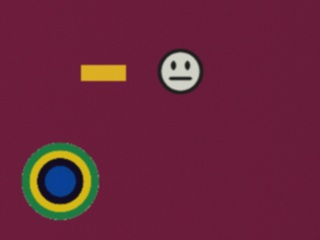
#> input picture ejemplos/fondo_colores_FAKE_0027_BBKYG.jpg, 320 x 240 px
$ python -i pipeline.py   (imports and definitions only)
#> lines starting #> are read from the running program, lines starting #| are printed output that depends on the picture; after the words box and inside, x2 and y2 are one past the last pixel; in counts of white or black regions, pixels touching at a corner belong together
### cognitive/colors.py
"""Clasificación de píxeles en los 5 colores del target (o fondo).

Dos modos:
  - HSV con reglas (por defecto, no necesita calibración).
  - Prototipos LAB calibrados con fotos reales (tools/calibrate_colors.py).
    Más robusto ante cambios de luz.

Índices: 0 negro, 1 rojo, 2 amarillo, 3 verde, 4 azul, -1 fondo/desconocido.
"""

import json
from pathlib import Path

import cv2
import numpy as np

from .config import Config
from .scoring import COLORS

BACKGROUND = -1

# Colores BGR para dibujar cada clase
DRAW_BGR = {
    "black": (30, 30, 30),
    "red": (40, 40, 220),
    "yellow": (40, 220, 240),
    "green": (60, 170, 40),
    "blue": (200, 90, 30),
}

NOMBRE_ES = {"black": "NEGRO", "red": "ROJO", "yellow": "AMARILLO", "green": "VERDE", "blue": "AZUL"}


class ColorClassifier:
    def __init__(self, cfg: Config):
        self.cfg = cfg
        self.prototypes = None
        if cfg.prototypes_file:
            self.load_prototypes(cfg.prototypes_file)

    # ---------- prototipos LAB ----------
    # [8 lines left out: function load_prototypes, not called in this run]

    # ---------- clasificación ----------
    def classify_bgr(self, bgr: np.ndarray) -> np.ndarray:
        """bgr: (..., 3) uint8. Devuelve índices int8 con la misma forma sin el canal."""
        shape = bgr.shape[:-1]
        flat = bgr.reshape(-1, 1, 3)
        if self.prototypes is not None:
            out = self._classify_lab(flat)
        else:
            out = self._classify_hsv(flat)
        return out.reshape(shape)

    def _classify_hsv(self, flat_bgr):
        c = self.cfg
        bgr = flat_bgr.reshape(-1, 3).astype(np.int16)
        chroma = bgr.max(axis=1) - bgr.min(axis=1)
        hsv = cv2.cvtColor(flat_bgr, cv2.COLOR_BGR2HSV).reshape(-1, 3).astype(np.int16)
        h, s, v = hsv[:, 0], hsv[:, 1], hsv[:, 2]
        out = np.full(h.shape, BACKGROUND, np.int8)

        colored = (s >= c.sat_min) & (chroma >= c.chroma_min) & (v >= c.color_v_min)
        out[colored & ((h <= c.red_h_low_max) | (h >= c.red_h_high_min))] = 1
        out[colored & (h >= c.yellow_h[0]) & (h <= c.yellow_h[1])] = 2
        out[colored & (h >= c.green_h[0]) & (h <= c.green_h[1])] = 3
        out[colored & (h >= c.blue_h[0]) & (h <= c.blue_h[1])] = 4

        # Negro: sin color y oscuro. Lo claro sin color es pared/fondo.
        black = (~colored & (v < c.black_v_max)) | (v < c.black_v_hard)
        out[black] = 0
        return out

    # [13 lines left out: function _classify_lab, not called in this run]

### cognitive/candidates.py
"""Paso 1: encontrar discos de color (posibles targets) en la imagen."""

from dataclasses import dataclass
from typing import List, Optional

import cv2
import numpy as np

from .colors import BACKGROUND
from .config import Config

_NO_CONTOUR = np.zeros((0, 1, 2), np.int32)


@dataclass
class Disc:
    cx: float
    cy: float
    axes: tuple      # (eje1, eje2) diámetros completos de la elipse
    angle: float     # grados, como lo da cv2.fitEllipse
    contour: np.ndarray

    @property
    def r(self) -> float:
        return (self.axes[0] + self.axes[1]) / 4.0

    @property
    def ellipse(self):
        return ((self.cx, self.cy), self.axes, self.angle)


def target_mask(classes: np.ndarray, k: int = 3) -> np.ndarray:
    """255 donde el píxel es de alguno de los 5 colores del target.

    k: tamaño de la apertura. Más grande corta líneas más gruesas pegadas al target,
    pero borra targets muy chicos; por eso se prueban varios tamaños.
    """
    mask = (classes != BACKGROUND).astype(np.uint8) * 255
    if k and k > 1:
        kernel = cv2.getStructuringElement(cv2.MORPH_ELLIPSE, (k, k))
        mask = cv2.morphologyEx(mask, cv2.MORPH_CLOSE, cv2.getStructuringElement(cv2.MORPH_ELLIPSE, (3, 3)))
        mask = cv2.morphologyEx(mask, cv2.MORPH_OPEN, kernel)
    return mask


# [13 lines left out: function edge_mask, not called in this run]


def ellipse_iou(contour, ellipse) -> float:
    """Qué tanto coincide el contorno relleno con la elipse ajustada (1.0 = idénticos)."""
    x, y, w, h = cv2.boundingRect(contour)
    pad = 4
    ox, oy = x - pad, y - pad
    W, H = w + 2 * pad, h + 2 * pad
    a = np.zeros((H, W), np.uint8)
    b = np.zeros((H, W), np.uint8)
    cv2.drawContours(a, [contour - [ox, oy]], -1, 1, -1)
    (ex, ey), axes, ang = ellipse
    cv2.ellipse(b, ((ex - ox, ey - oy), axes, ang), 1, -1)
    inter = np.count_nonzero(a & b)
    union = np.count_nonzero(a | b)
    return inter / union if union else 0.0


def find_discs(mask: np.ndarray, cfg: Config, colored: Optional[np.ndarray] = None,
               open_k: int = 0) -> List[Disc]:
    """Contornos de mask que parecen un disco de color lleno.

    colored: máscara de píxeles de color para verificar que la elipse esté llena (por defecto, mask).
    open_k: apertura usada para crear mask; redondea figuras chicas, así que exige targets grandes.
    """
    min_area = np.pi * (cfg.min_diameter_px / 2) ** 2
    if colored is None:
        colored = mask
    cnts, _ = cv2.findContours(mask, cv2.RETR_EXTERNAL, cv2.CHAIN_APPROX_NONE)
    out: List[Disc] = []
    for c in cnts:
        if len(c) < 5:
            continue
        area = cv2.contourArea(c)
        if area < min_area:
            continue
        (ex, ey), (a1, a2), ang = cv2.fitEllipse(c)
        if min(a1, a2) <= 0:
            continue
        d = (a1 + a2) / 2
        if not (cfg.min_diameter_px <= d <= cfg.max_diameter_px):
            continue
        if open_k > 3 and d * cfg.max_open_frac < open_k:
            continue
        if max(a1, a2) / min(a1, a2) > cfg.max_aspect:
            continue
        ell_area = np.pi * a1 * a2 / 4
        fill = area / ell_area
        if not (cfg.min_ellipse_fill <= fill <= cfg.max_ellipse_fill):
            continue
        if ellipse_iou(c, ((ex, ey), (a1, a2), ang)) < cfg.min_ellipse_iou:
            continue
        hull = cv2.convexHull(c)
        hull_a = cv2.contourArea(hull)
        if hull_a <= 0 or area / hull_a < cfg.min_solidity:
            continue

        # La elipse debe estar llena de color (descarta aros con interior blanco, como las caritas).
        em = np.zeros(mask.shape, np.uint8)
        cv2.ellipse(em, ((ex, ey), (a1 * 0.92, a2 * 0.92), ang), 255, -1)
        inside = em > 0
        n_in = int(inside.sum())
        if n_in == 0:
            continue
        frac = np.count_nonzero(colored[inside]) / n_in
        if frac < cfg.min_colored_inside:
            continue

        out.append(Disc(float(ex), float(ey), (float(a1), float(a2)), float(ang), c))
    return out


def dedupe(discs: List[Disc]) -> List[Disc]:
    """Une candidatos repetidos (mismo target hallado con distintos cortes) y quita los anidados."""
    discs = sorted(discs, key=lambda d: -d.r)
    kept: List[Disc] = []
    for d in discs:
        dup = False
        for k in kept:
            dist = np.hypot(d.cx - k.cx, d.cy - k.cy)
            if dist < 0.3 * k.r and abs(d.r - k.r) < 0.25 * k.r:
                dup = True  # el mismo target
                break
            if dist + d.r <= k.r * 1.05:
                dup = True  # está dentro de otro (por ejemplo, un anillo interior)
                break
        if not dup:
            kept.append(d)
    return kept


# [44 lines left out: function disc_from_bbox, not called in this run]

### cognitive/rings.py
"""Paso 2: leer el color de cada uno de los 5 anillos.

La regla dice que los 5 anillos tienen el mismo ancho (0.5 cm de radio cada
uno, el centro incluido). Por eso cada anillo k (0 = centro, 4 = afuera) ocupa
la franja de radio normalizado [k/5, (k+1)/5] de la elipse exterior.

Se muestrea solo la parte central de cada franja (band_lo..band_hi) para no
caer en la frontera entre dos anillos, y se vota por mayoría. Si el ganador no
tiene suficientes votos, el anillo queda "incierto".
"""

import math
from dataclasses import dataclass, field
from typing import List, Optional

import numpy as np

from .candidates import Disc
from .colors import BACKGROUND, ColorClassifier
from .config import Config
from .scoring import COLORS

N_RINGS = 5


@dataclass
class RingReading:
    index: int                 # 0 = centro ... 4 = exterior
    color: Optional[str]       # None si no hubo mayoría clara
    confidence: float          # fracción de votos del ganador
    votes: dict                # color -> votos (incluye "fondo")
    samples: list = field(default_factory=list)  # [(x, y, clase), ...] para dibujar


def ellipse_point(disc: Disc, f: float, phi: float):
    """Punto a radio normalizado f (0 centro, 1 borde) y ángulo phi sobre la elipse."""
    a = disc.axes[0] / 2.0
    b = disc.axes[1] / 2.0
    t = math.radians(disc.angle)
    x = a * f * math.cos(phi)
    y = b * f * math.sin(phi)
    return (disc.cx + x * math.cos(t) - y * math.sin(t),
            disc.cy + x * math.sin(t) + y * math.cos(t))


def read_rings(image_bgr: np.ndarray, disc: Disc, clf: ColorClassifier, cfg: Config) -> List[RingReading]:
    H, W = image_bgr.shape[:2]
    readings: List[RingReading] = []
    for k in range(N_RINGS):
        lo = (k + cfg.band_lo) / N_RINGS
        hi = (k + cfg.band_hi) / N_RINGS
        if k == 0:
            lo = 0.25 / N_RINGS  # el centro es un disco: se evita el punto exacto del centro
        if cfg.n_radii == 1:
            radii = [(lo + hi) / 2]
        else:
            radii = [lo + (hi - lo) * i / (cfg.n_radii - 1) for i in range(cfg.n_radii)]

        pts = []
        for f in radii:
            # En el centro hay pocos píxeles: menos ángulos para no repetir el mismo píxel.
            n = cfg.n_angles if k > 0 else max(8, cfg.n_angles // 3)
            for i in range(n):
                phi = 2 * math.pi * i / n + (0.5 * k)  # desfase por anillo
                x, y = ellipse_point(disc, f, phi)
                xi, yi = int(round(x)), int(round(y))
                if 0 <= xi < W and 0 <= yi < H:
                    pts.append((xi, yi))
        if not pts:
            readings.append(RingReading(k, None, 0.0, {}, []))
            continue

        arr = np.array(pts)
        px = image_bgr[arr[:, 1], arr[:, 0]]
        cls = clf.classify_bgr(px.reshape(-1, 1, 3)).reshape(-1)

        votes = {}
        for cidx in cls:
            key = "fondo" if cidx == BACKGROUND else COLORS[int(cidx)]
            votes[key] = votes.get(key, 0) + 1
        color_votes = {c: v for c, v in votes.items() if c != "fondo"}
        total = len(cls)
        if color_votes:
            best = max(color_votes, key=color_votes.get)
            conf = color_votes[best] / total
        else:
            best, conf = None, 0.0
        best_out = best if conf >= cfg.min_ring_conf else None
        samples = [(int(x), int(y), int(c)) for (x, y), c in zip(pts, cls)]
        readings.append(RingReading(k, best_out, float(conf), votes, samples))
    return readings

### cognitive/pipeline.py
"""Une los pasos: imagen -> lista de cognitive targets con su estado."""

from dataclasses import dataclass
from typing import List, Optional

import cv2
import numpy as np

from .candidates import Disc, dedupe, disc_from_bbox, edge_mask, find_discs, target_mask
from .colors import ColorClassifier
from .config import Config
from .rings import RingReading, read_rings
from .scoring import FAKE, label_for, sequence_code


def to_bgr(image: np.ndarray) -> np.ndarray:
    """Convierte gris o BGRA a BGR (sin copiar si ya es BGR)."""
    if image.ndim == 2:
        return cv2.cvtColor(image, cv2.COLOR_GRAY2BGR)
    if image.shape[2] == 4:
        return cv2.cvtColor(image, cv2.COLOR_BGRA2BGR)
    return image


@dataclass
class TargetDetection:
    label: Optional[str]          # "HARMED", "STABLE", "UNHARMED", "FAKE" o None (lectura insegura)
    total: Optional[int]          # suma de los 5 anillos
    colors: List[Optional[str]]   # centro -> afuera (None = anillo incierto)
    rings: List[RingReading]
    disc: Disc

    # [21 lines left out: functions sequence, is_victim, to_dict, not called in this run]


class CognitiveDetector:
    """Uso:
        det = CognitiveDetector()
        for t in det.detect(imagen_bgr):
            print(t.label, t.total, t.colors)
    """

    def __init__(self, config: Optional[Config] = None):
        self.cfg = config or Config()
        self.clf = ColorClassifier(self.cfg)

    def _smooth(self, image):
        k = self.cfg.blur_ksize
        return cv2.GaussianBlur(image, (k | 1, k | 1), 0) if k and k > 1 else image

    def _surround_colored(self, colored: np.ndarray, disc: Disc) -> float:
        """Fracción de píxeles de color en un anillo justo afuera del target (1.12R a 1.35R)."""
        outer = np.zeros(colored.shape, np.uint8)
        inner = np.zeros(colored.shape, np.uint8)
        (cx, cy), (a1, a2), ang = disc.ellipse
        cv2.ellipse(outer, ((cx, cy), (a1 * 1.35, a2 * 1.35), ang), 1, -1)
        cv2.ellipse(inner, ((cx, cy), (a1 * 1.12, a2 * 1.12), ang), 1, -1)
        ring = (outer > 0) & (inner == 0)
        n = int(ring.sum())
        return np.count_nonzero(colored[ring]) / n if n else 1.0

    def _detect_core(self, image, include_uncertain, surround_check, use_edges):
        smooth = self._smooth(to_bgr(image))

        classes = self.clf.classify_bgr(smooth)
        colored = target_mask(classes, 0)
        discs = []
        for k in self.cfg.open_ksizes:
            discs += find_discs(target_mask(classes, k), self.cfg, colored, open_k=k)
        discs = dedupe(discs)
        if use_edges:
            # Respaldo por bordes: solo donde el método por color no encontró nada.
            for e in dedupe(find_discs(edge_mask(smooth), self.cfg, colored)):
                if not any(np.hypot(e.cx - d.cx, e.cy - d.cy) < max(e.r, d.r) for d in discs):
                    discs.append(e)

        out: List[TargetDetection] = []
        for disc in discs:
            rings = read_rings(smooth, disc, self.clf, self.cfg)
            colors = [r.color for r in rings]
            unsafe = surround_check and self._surround_colored(colored, disc) > self.cfg.max_surround_colored
            if unsafe or any(c is None for c in colors):
                if include_uncertain:
                    out.append(TargetDetection(None, None, colors, rings, disc))
                continue
            label, total = label_for(colors)
            out.append(TargetDetection(label, total, colors, rings, disc))
        out.sort(key=lambda t: (round(t.disc.cy / max(1.0, t.disc.r * 2)), t.disc.cx))
        return out

    def detect(self, image: np.ndarray, include_uncertain: bool = False) -> List[TargetDetection]:
        """Busca targets en toda la imagen."""
        return self._detect_core(image, include_uncertain,
                                 surround_check=self.cfg.require_plain_surround,
                                 use_edges=self.cfg.use_edges)

    # [57 lines left out: functions analyze_roi, _read, _shift, not called in this run]

>>> import cv2
>>> picture = cv2.imread('../ejemplos/fondo_colores_FAKE_0027_BBKYG.jpg')
#> picture is the input picture: shape (240, 320, 3); mean B, G, R 60.5, 36.7, 106.7
>>> result = CognitiveDetector().detect(picture)
#> in _smooth, `k = self.cfg.blur_ksize`: k = 3
#> in classify_bgr, `return out.reshape(shape)`:
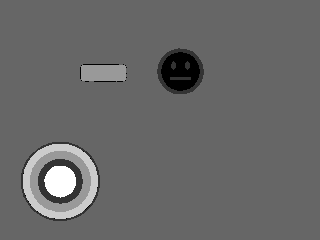
#> returned value: shape (240, 320) int8; min -1, max 4, mean 1.04; drawn with min black and max white
#> in target_mask, `mask = (classes != BACKGROUND).astype(np.uint8) * 255`:
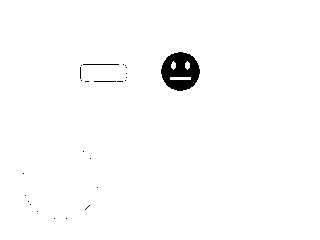
#> mask: shape (240, 320); 98.5% white; 25 black regions (22 under 20 px), largest, box (x1, y1, x2, y2) and area: (161, 52, 200, 91) 1034, (83, 64, 119, 65) 36, (94, 81, 116, 82) 22
#> the loop in _detect_core, `for k in self.cfg.open_ksizes:` made 3 passes
#> pass 1, in target_mask (call 2), `mask = cv2.morphologyEx(mask, cv2.MORPH_CLOSE, cv2.getStructuringEleme..`:
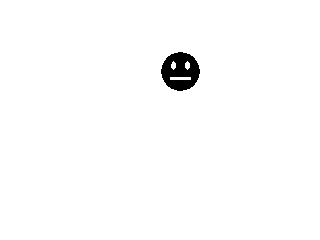
#> mask: shape (240, 320); 98.7% white; 1 black region, box (x1, y1, x2, y2) and area: (161, 52, 200, 91) 1034
#> pass 2, in target_mask (call 3), `mask = cv2.morphologyEx(mask, cv2.MORPH_OPEN, kernel)`:
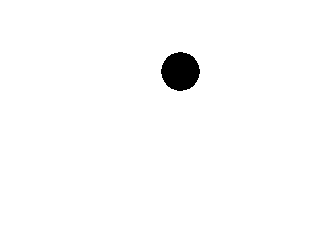
#> mask: shape (240, 320); 98.5% white; 1 black region, box (x1, y1, x2, y2) and area: (161, 52, 200, 91) 1162
#> in dedupe, `discs = sorted(discs, key=lambda d: -d.r)`: discs = 3 items
#> the loop in dedupe, `for d in discs:` made 3 passes
#> after the loop in dedupe, `for d in discs:`: kept = 1 item
#> the loop in _detect_core, `for disc in discs:` made 1 pass
#> (H in read_rings, W in read_rings) on pass 1: (240, 320)
#> pass 1, in _surround_colored, `ring = (outer > 0) & (inner == 0)`:
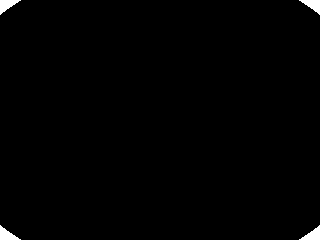
#> ring: shape (240, 320) bool; 0.82% white; 4 white regions, box (x1, y1, x2, y2) and area: (0, 0, 21, 15) 157, (299, 0, 320, 15) 157, (0, 225, 21, 240) 157, (299, 225, 320, 240) 157
